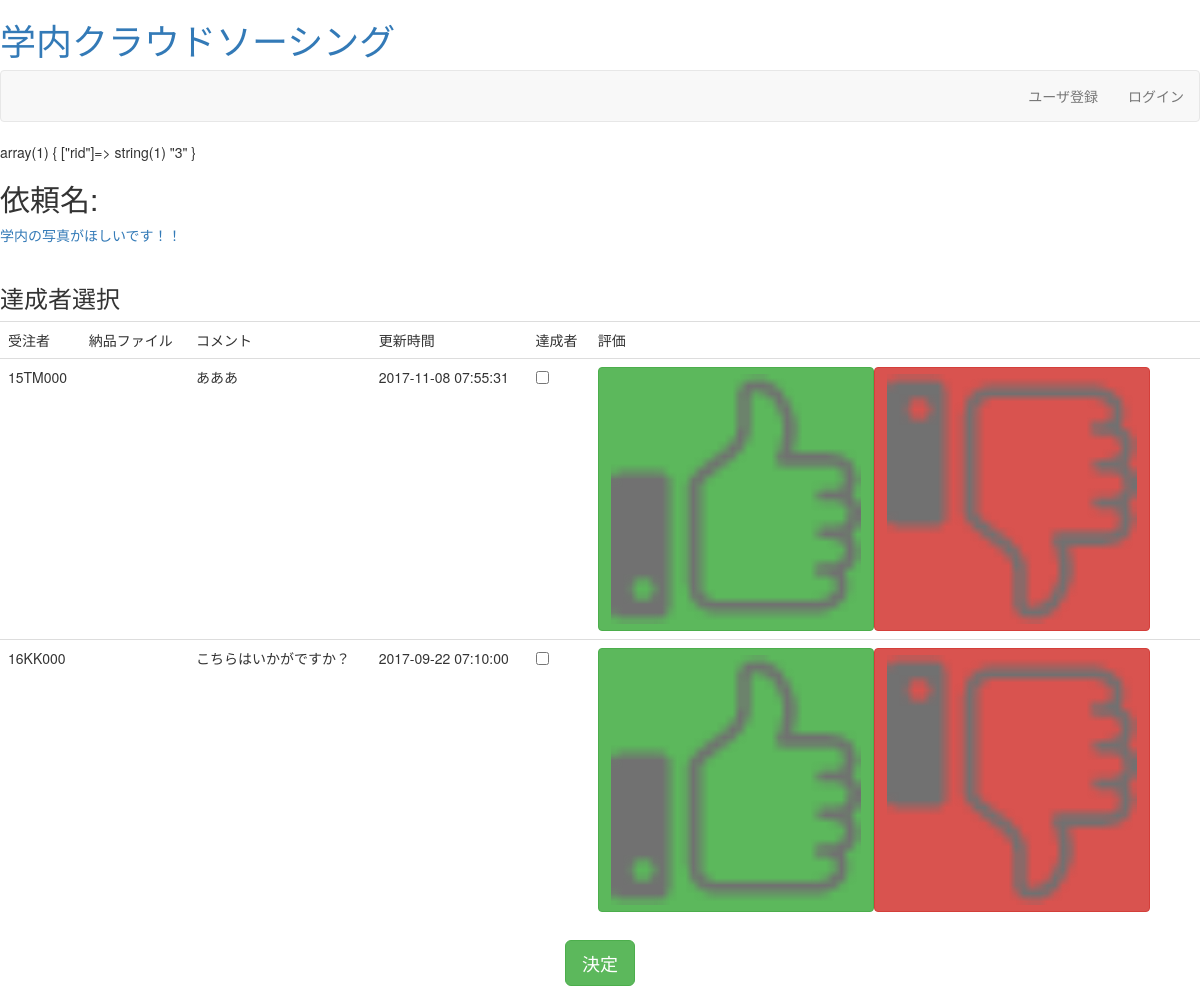
/reqclear.php?rid=3, run on the app's committed database.
### tables this page shows
CREATE TABLE `tb_request` (
  `requestid` int(11) NOT NULL,
  `rname` varchar(128) NOT NULL,
  `sdate` datetime NOT NULL,
  `edate` datetime NOT NULL,
  `contents` varchar(1000) NOT NULL,
  `point` int(11) NOT NULL,
  `state` int(11) NOT NULL,
  `perficient` int(11) DEFAULT NULL,
  `amethod` int(11) NOT NULL,
  `requserid` varchar(16) NOT NULL,
  `rpoint` int(11) NOT NULL,
  `outsider` varchar(32) DEFAULT NULL,
  `category` int(11) NOT NULL
);

CREATE TABLE `tb_receive` (
  `requestid` int(11) NOT NULL,
  `userid` varchar(32) NOT NULL,
  `dgresult` int(11) DEFAULT NULL,
  `comment` varchar(1000) DEFAULT NULL,
  `fileid` varchar(32) DEFAULT NULL,
  `mime` varchar(32) DEFAULT NULL,
  `optid` int(11) DEFAULT NULL,
  `rday` datetime NOT NULL,
  `eday` datetime DEFAULT NULL,
  `updatetime` timestamp NOT NULL DEFAULT CURRENT_TIMESTAMP ON UPDATE CURRENT_TIMESTAMP
);

### reqclear.php (the view, shortened to what this page needs)
<?php
  include('page_header.php');
  include 'db_inc.php';
  $vars = array_merge($_POST, $_GET);
var_dump($vars);
  $rid = $_GET["rid"];
  $sql = "SELECT * FROM  tb_request NATURAL JOIN tb_receive WHERE requestid=" . $rid;
  $rs = mysql_query($sql, $conn);
  $row = mysql_fetch_array($rs);
?>
<h2>依頼名:</h2>
<a href="detail.php?requestid=<?php echo $rid;?>" class="div"><?php echo $row['rname']?></a><br><br>
<form action="reqclear_save.php" method="post">
<h3>達成者選択</h3>
<table class="table table-hover">
  <tr><td>受注者</td><?php if($row['category']==2){echo'<td>納品ファイル</td><td>コメント</td><td>更新時間</td>';}?><td>達成者</td><td>評価</td></tr>
<?php
   while ( $row ) {
  	echo '<tr>';
  	echo '<td>' . $row['userid'] . '</td>';
  	if($row['category']==2){echo '<td>  </td>';
  	echo '<td>' . $row['comment'] . '</td>';
    echo '<td>' . $row['updatetime'] . '</td>';}
  	echo '<td><input type="checkbox" name="q[]" value="'. $row['userid']. '"> </td>';
    echo '<td><button type="button"  name="measure[\''.$row['userid'].'\']"　id="sampleButtonStateful1" class="btn btn-success" data-loading-text="○" autocomplete="off">
    <img src="./img/gd.png">
  </button><button type="button"  name="measure[\''.$row['userid'].'\']"　id="sampleButtonStateful2" class="btn btn-danger" data-loading-text="×" autocomplete="off">
    <img src="./img/bad.png">
  </button></td>';
  	$row = mysql_fetch_array($rs);
  }
?>
</table>
<p><input type="submit" class="btn btn-success btn-lg center-block" value="決定"></p>
</form>
<?php include('page_footer.php'); ?>

### page_header.php (shortened to what this page needs)
<!DOCTYPE html>
<html lang="ja">
<head>
<link rel="stylesheet" TYPE="text/css" href="css/style.css">
<link href="https://maxcdn.bootstrapcdn.com/bootstrap/3.3.5/css/bootstrap.min.css" rel="stylesheet">
<link rel="stylesheet" href="http://cdn.rawgit.com/Eonasdan/bootstrap-datetimepicker/v4.0.0/build/css/bootstrap-datetimepicker.css">
<link rel="stylesheet" href="http://ajax.googleapis.com/ajax/libs/jqueryui/1/themes/redmond/jquery-ui.css" >
</head>
<body>
<div class="container-fruid">
<?php
include('menu.php');
?>

### menu.php (shortened to what this page needs)
<h1 id="siteTitle">
  <a href="index.php">学内クラウドソーシング</a>
</h1>
<nav class="navbar navbar-default">
  <div class="collapse navbar-collapse" id="navbarEexample3">
  <?php
$menu8 = array(
  'ログアウト'  => 'logout.php'
);
$menu9 = array(
  'ユーザ登録'  => 'user_add.php',
  'ログイン'  => 'login.php',
);
echo '<ul class="nav navbar-nav navbar-right">';
if(isset($_SESSION['post']) ){
  $url='mypage.php?userid='.$_SESSION['userid'];
  echo '<li><a href="' .$url. '">' . $_SESSION['uname'] . 'さんのマイページ</a></li>';
  foreach($menu8 as $label=>$url)
    echo '<li><a href="' .$url. '">' . $label . '</a></li>';
}else{
  foreach($menu9 as $label=>$url)
    echo '<li><a href="' .$url. '">' . $label . '</a></li>';
}
echo '</ul>';
 ?>
  </div>
</nav>

### page_footer.php (shortened to what this page needs)
</div>
</body>
</html>

### css/style.css (style rules this page uses)
img { max-width: 300px; max-height: 300px; min-width: 250px; min-height: 250px; width: auto; height: auto; }

### data on the page
tb_request: rname "学内の写真がほしいです！！"
tb_receive: userid "15TM000", comment "あああ", updatetime "2017-11-08 07:55:31"
tb_receive: userid "16KK000", comment "こちらはいかがですか？", updatetime "2017-09-22 07:10:00"

### other printed values
$label "ユーザ登録"
$label "ログイン"
